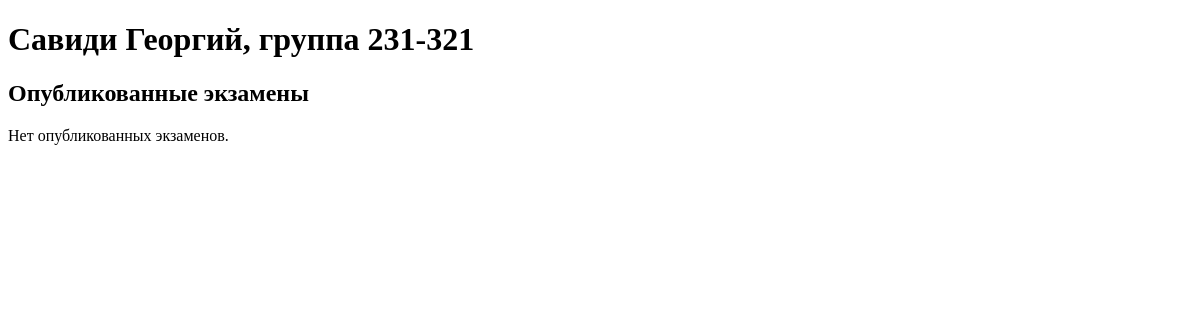
Page /sgexam/ on the earlier database version.
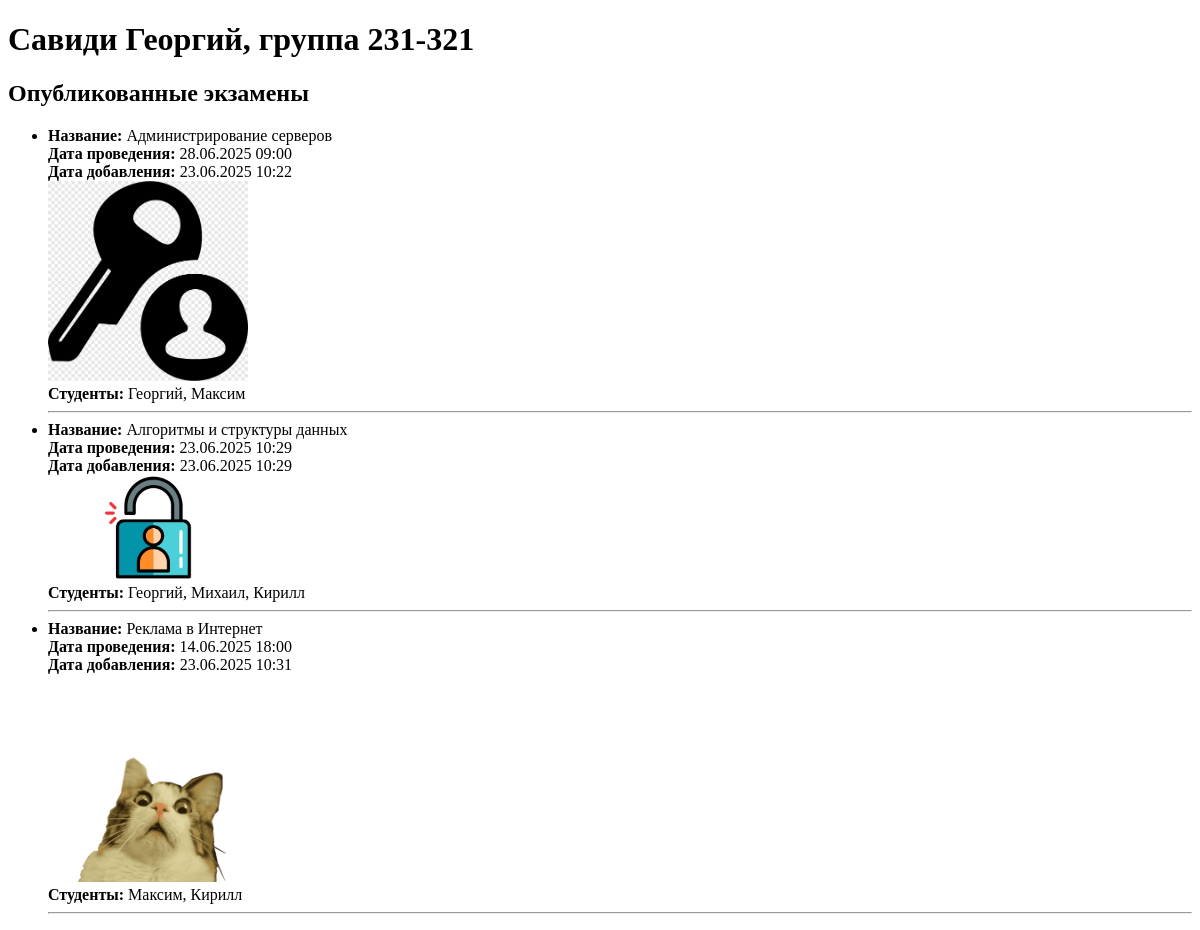
Same page on the later database version.
### main/models.py (models this page shows, shortened)
class sgexam(models.Model):
    title = models.CharField('Название экзамена', max_length=200)
    created_date = models.DateTimeField('Дата создания', auto_now_add=True)
    exam_date = models.DateTimeField('Дата проведения экзамена')
    image = models.ImageField('Изображение задания', upload_to='exam_images/')
    students = models.ManyToManyField(User, verbose_name='Студенты')
    is_public = models.BooleanField('Опубликовано', default=False)
    class Meta:
        verbose_name = 'Экзамен'
        verbose_name_plural = 'Экзамены'

### main/views.py (the view)
# urls.py: path('sgexam/', sgexam_list, name='sgexam_list'),
def sgexam_list(request):
    exams = sgexam.objects.filter(is_public=True).order_by('-exam_date')
    context = {
        'exams': exams,
        'fio': 'Савиди Георгий',  # Замените на ваши ФИО
        'group': '123-ИВТ',       # Замените на ваш номер группы
    }
    return render(request, 'main/sgexam_list.html', context)

### main/templates/main/sgexam_list.html (shortened to what this page needs)
<!DOCTYPE html>
<html lang="ru">
<head>
</head>
<body>
    <h1>Савиди Георгий, группа 231-321</h1>
    <h2>Опубликованные экзамены</h2>
    {% if exams %}
        <ul>
        {% for exam in exams %}
            <li>
                <strong>Название:</strong> {{ exam.title }}<br>
                <strong>Дата проведения:</strong> {{ exam.exam_date|date:'d.m.Y H:i' }}<br>
                <strong>Дата добавления:</strong> {{ exam.created_date|date:'d.m.Y H:i' }}<br>
                {% if exam.image %}
                    <img src="{{ exam.image.url }}" alt="Задание" style="max-width:200px;"><br>
                {% endif %}
                <strong>Студенты:</strong> {{ exam.students.all|join:", " }}<br>
            </li>
            <hr>
        {% endfor %}
        </ul>
    {% else %}
        <p>Нет опубликованных экзаменов.</p>
    {% endif %}
</body>
</html>

Differences in the rows shown:
added sgexam: title "Администрирование серверов", exam_date "28.06.2025 09:00", created_date "23.06.2025 10:22", image (picture), students.all "Георгий, Максим"
added sgexam: title "Алгоритмы и структуры данных", exam_date "23.06.2025 10:29", created_date "23.06.2025 10:29", image (picture), students.all "Георгий, Михаил, Кирилл"
added sgexam: title "Реклама в Интернет", exam_date "14.06.2025 18:00", created_date "23.06.2025 10:31", image (picture), students.all "Максим, Кирилл"
Other differences:
text no longer shown: "Нет опубликованных экзаменов."
